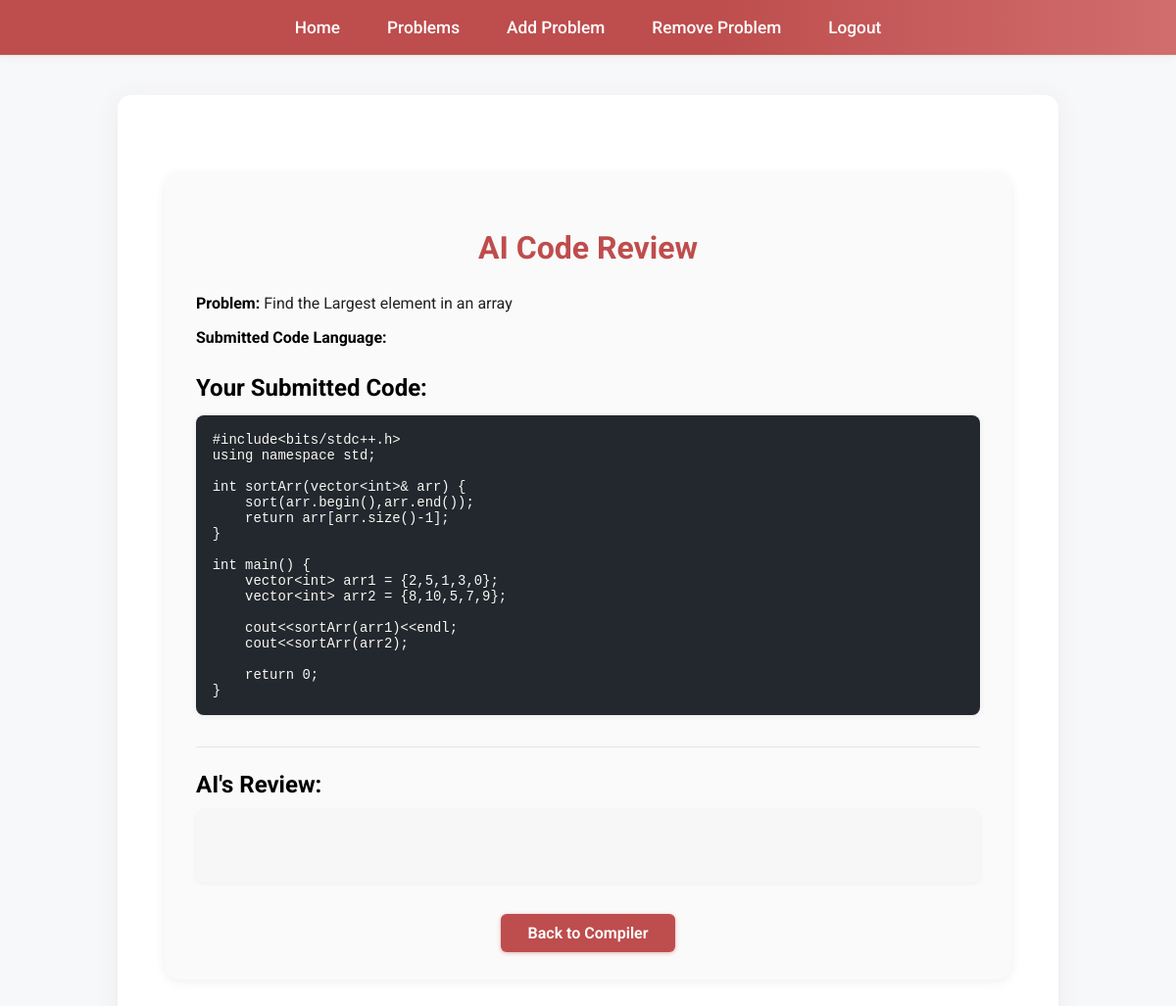
Page /submit/ai_review/1/ (signed in) on the committed database.
### Teachers/models.py (models this page shows, shortened)
class Problem (models.Model):
    title = models.CharField(max_length= 255)
    description =  models.TextField()
    input_description = models.TextField()
    output_description = models.TextField()
    example = models.TextField()
    created_by = models.ForeignKey(User, on_delete = models.CASCADE)
    sample_input = models.TextField(blank=True, null=True)
    expected_output = models.TextField(blank=True, null=True)

### submit/models.py (models this page shows)
class CodeSubmit(models.Model):
    user = models.ForeignKey(settings.AUTH_USER_MODEL, on_delete=models.CASCADE, related_name='code_submissions')
    problem = models.ForeignKey(Problem, on_delete=models.CASCADE, null=True, blank=True, related_name='submissions')
    language= models.CharField(max_length=50)
    code = models.TextField()
    input = models.TextField(null=True, blank =True)
    output = models.TextField(null = True, blank= True)
    is_correct = models.BooleanField(default=False)
    timestamp = models.DateTimeField(auto_now_add=True)

### submit/views.py (the view)
# urls.py: path('ai_review/<int:submission_id>/', views.ai_review_code, name='ai_review_code'),
@login_required
def ai_review_code(request, submission_id):
    genai.configure(api_key=os.environ.get('GOOGLE_API_KEY'))
    submission = get_object_or_404(CodeSubmit, pk=submission_id, user=request.user)
    problem = submission.problem
    problem_statement = problem.description if problem else "No problem statement available."
    prompt = f"""
    You are an AI code reviewer for an online judge.
    The user submitted the following code to solve a problem.

    **Problem Statement:**
    {problem_statement}

    **Submitted Code ({submission.language}):**
    ```{"python" if submission.language == "py" else "cpp"}
    {submission.code}
    ```

    **Input used for validation:**
    ```
    {submission.input}
    ```

    **Your Code's Output:**
    ```
    {submission.output}
    ```

    **Expected Output (if available):**
    ```
    {problem.expected_output if problem and problem.expected_output else "Not provided for this review."}
    ```

    Please provide a comprehensive review of the submitted code.
    Focus on:
    1.  **Correctness:** Does the code logically solve the problem? Point out any flaws leading to incorrect outputs.
    2.  **Efficiency:** Can the code be made more efficient (time complexity, space complexity)? Suggest improvements.
    3.  **Readability and Style:** Is the code easy to understand? Suggest improvements for variable names, comments, and overall structure.
    4.  **Edge Cases:** Does the code handle potential edge cases correctly?
    5.  **Potential Bugs:** Identify any subtle bugs that might not be caught by simple tests.

    Provide an improved version of the code if possible, clearly indicating the changes and why they are improvements.
    If the code is already perfect, explain why.
    """
    try:
        model = genai.GenerativeModel('gemini-1.5-flash-latest')
        response = model.generate_content(prompt)
        extensions = ['fenced_code', 'codehilite']
        ai_response_text = response.text
        html_review = mark_safe(markdown.markdown(ai_response_text, extensions=extensions, output_format='html5'))  # Convert only after successful response
    except Exception as e:
        html_review = f"An error occurred while generating AI review: {e}"
    base_template = "base.html" if request.user.profile.user_type == "teacher" else "base1.html"
    return render(request, 'ai_review_result.html', {
        'submission': submission,
        'ai_review': html_review,
        'base_template': base_template,
        'problem': problem
    })

### submit/templates/ai_review_result.html (shortened to what this page needs)
{% extends base_template %}
{% block content %}
<div style="
    max-width: 800px;
    margin: 40px auto;
    background: #fafafa;
    border-radius: 16px;
    box-shadow: 0 2px 12px #eee;
    padding: 36px 32px 28px 32px;
">
    <h1 style="color:#be4d4d; text-align:center; margin-bottom:28px;">AI Code Review</h1>
    <p><strong>Problem:</strong> <span style="color:#222;">{{ problem.title }}</span></p>
    <p><strong>Submitted Code Language:</strong> </p>
    <h2 style="margin-top:28px; margin-bottom:12px;">Your Submitted Code:</h2>
    <pre style="
        background:#23272e;
        color:#f8f8f2;
        padding: 1.2em;
        border-radius: 8px;
        font-size: 1.07em;
        overflow-x: auto;
        box-shadow: 0 1px 6px #e9e9e9;
    "><code class="language-cpp">{{ submission.code|escape }}</code></pre>
    <hr style="margin:32px 0 24px 0;">
    <h2 style="margin-bottom:12px;">AI's Review:</h2>
    <div style="
    background:#f7f7f7;
    border-radius:8px;
    padding: 18px 16px;
    box-shadow: 0 1px 4px #eee;
    font-size:1.05em;
    color:#222;
    margin-bottom: 32px;
    white-space: pre-wrap;
    font-family: 'Courier New', monospace;
">
</div>
    <div style="display:flex; gap:18px; justify-content:center;">
        <a href="{% if problem %}{% url 'code submit' problem.id %}{% else %}{% url 'submit_empty' %}{% endif %}" style="
            background:#be4d4d;
            color:#fff;
            padding:10px 28px;
            border-radius:6px;
            text-decoration:none;
            font-weight:600;
            font-size:1em;
            box-shadow:0 1px 4px #e5b2b2;
            transition:background 0.2s;
        "
        onmouseover="this.style.background='#a63a3a'"
        onmouseout="this.style.background='#be4d4d'">
            Back to Compiler
        </a>
    </div>
</div>
{% endblock content %}

### Teachers/Templates/base.html (style rules this page uses)
body { font-family: 'Roboto', Arial, sans-serif; background: #f6f8fa; margin: 0; padding: 0; }
hr { border: none; border-top: 1px solid #e5e5e5; margin: 0; }

### rows in the picture
Problem: title "Find the Largest element in an array"
CodeSubmit: code "#include<bits/stdc++.h> using namespace std; int sortArr(vector<int>& arr) { sort(arr.begin(),arr.end()); return arr[arr.size()-1]; } int main() { vector<int> arr1 = {2,5,1,3,0}; vector<int> arr2 = {8,10,5,7,9}; cout<<sortArr(arr1)<<endl; cout<<sortArr(arr2); return 0; }"
